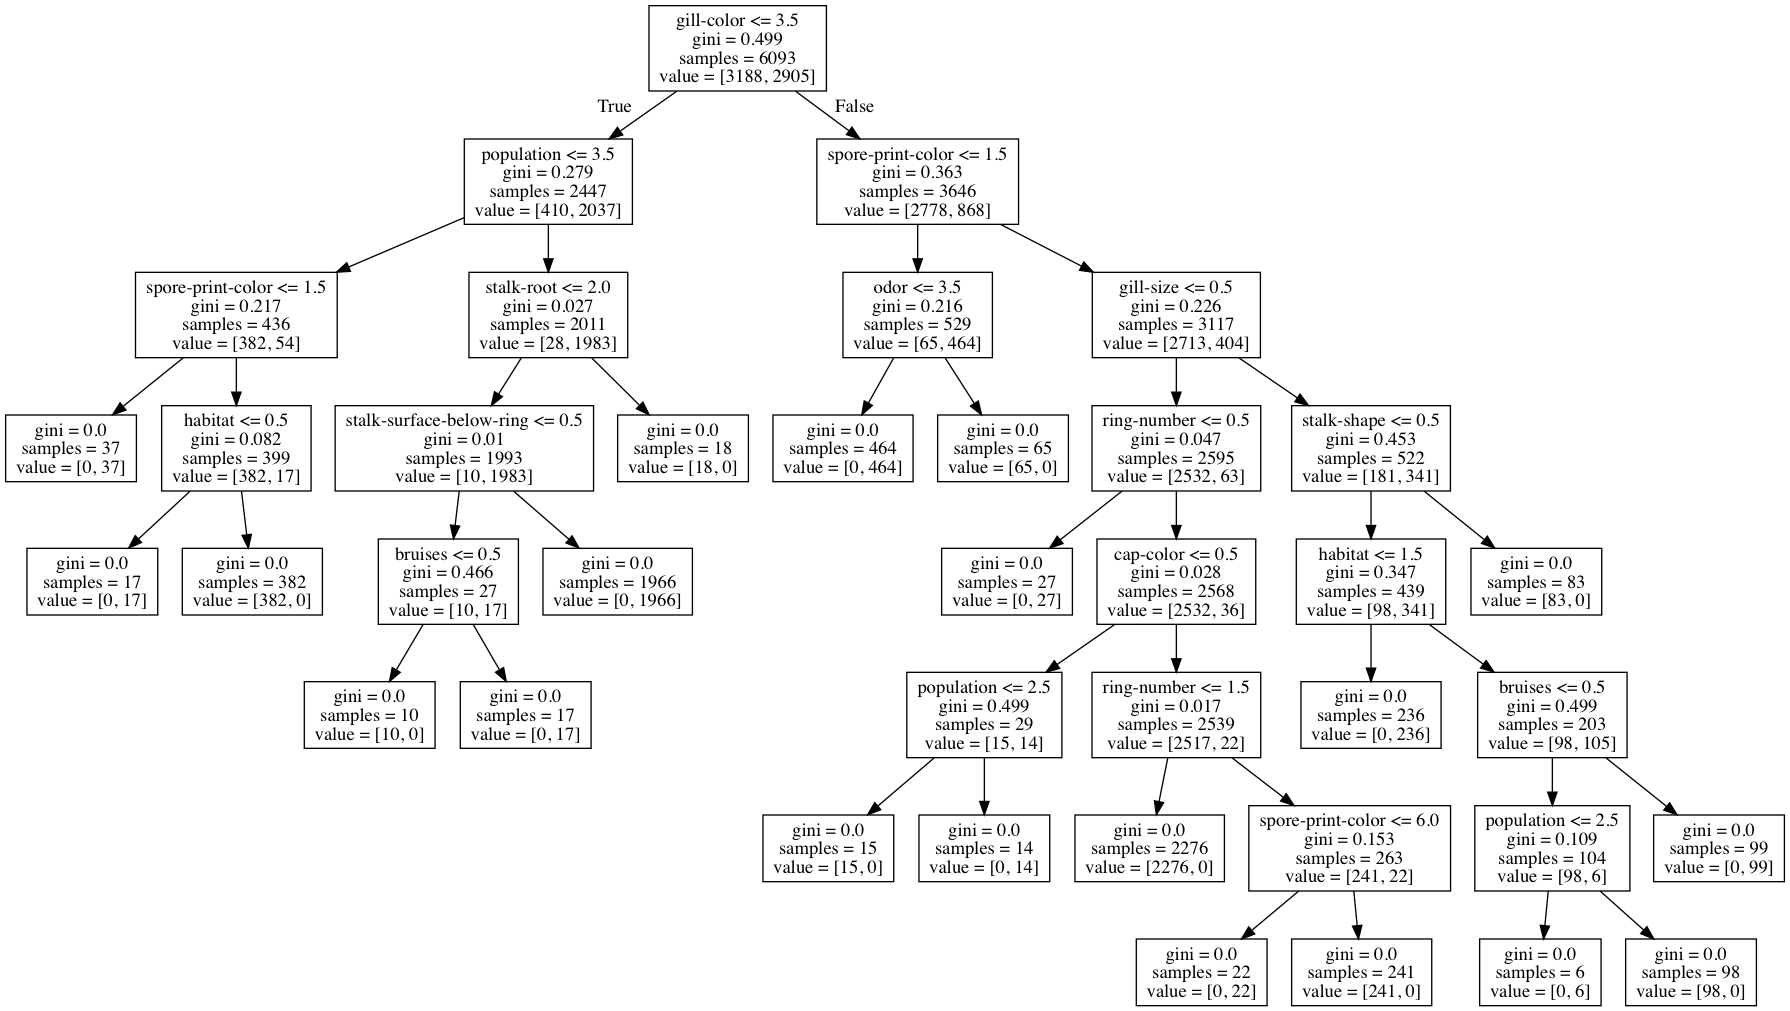

Write the Python code that produced this figure.
import pandas as pd
from sklearn.model_selection import train_test_split
from sklearn import tree
from sklearn.preprocessing import LabelEncoder
from sklearn.metrics import accuracy_score
from sklearn.metrics import confusion_matrix
from subprocess import call
import graphviz

df = pd.read_csv('mushroom2.csv')


enc = LabelEncoder()

#defining attributes
df = df[['class','cap-shape','cap-surface','cap-color','bruises','odor','gill-attachment','gill-spacing','gill-size','gill-color','stalk-shape','stalk-root','stalk-surface-above-ring','stalk-surface-below-ring','stalk-color-above-ring','stalk-color-below-ring','veil-type','veil-color','ring-number','ring-type','spore-print-color','population','habitat']]

df = df.dropna()

X = df.drop('class',axis=1)
Y = df['class']

X_train,X_test, Y_train, Y_test = train_test_split(X,Y,random_state=1)

#building classifier
model = tree.DecisionTreeClassifier()
model.fit(X_train,Y_train)
Y_predict = model.predict(X_test)

print pd.DataFrame(
    confusion_matrix(Y_test,Y_predict),
             columns=['Predicted Not Survival', 'Predicted Survival'],
             index=['True Not Survival','True Survival']
             )

tree.export_graphviz(model, out_file='tree.dot', feature_names=X.columns)

call(['dot', '-T', 'png', 'tree.dot', '-o', 'tree.png'])
